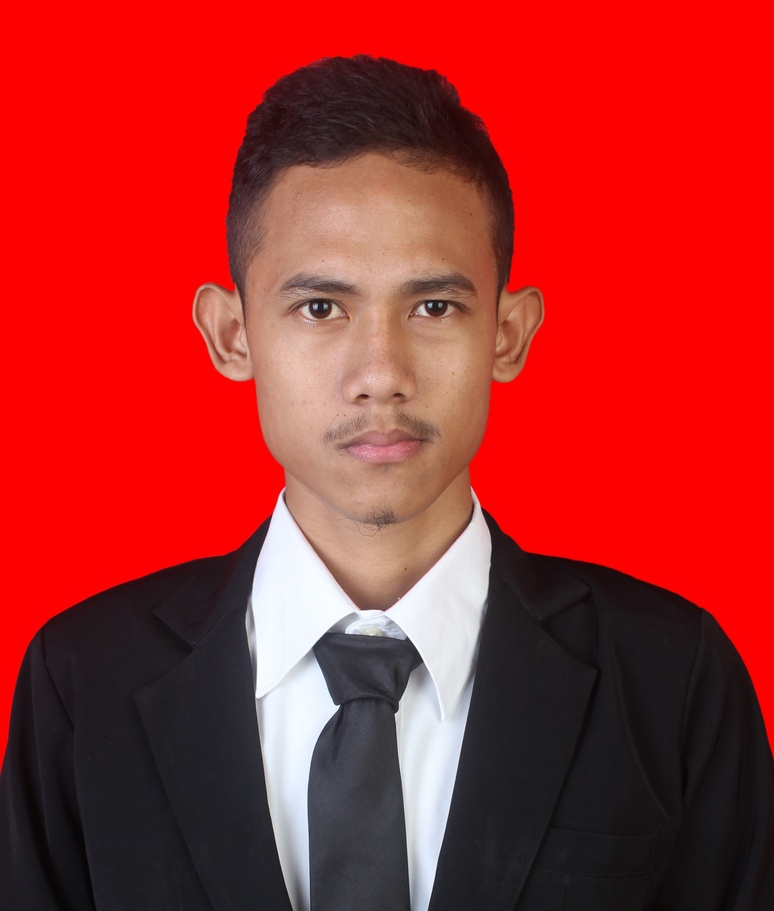
#> input picture yolodasar/fahmi.JPEG, 774 x 911 px, shrunk from 2673 x 3145 before the run
$ python detectfoto.py
#> lines starting #> are read from the running program, lines starting #| are printed output that depends on the picture; after the words box and inside, x2 and y2 are one past the last pixel; in counts of white or black regions, pixels touching at a corner belong together
import cv2

img = cv2.imread('fahmi.JPEG')
#> img is the input picture: shape (911, 774, 3); mean B, G, R 41.4, 42.5, 168.6

face = cv2.CascadeClassifier('face-detect.xml')
eye = cv2.CascadeClassifier('eye-detect.xml')

gray = cv2.cvtColor(img, cv2.COLOR_BGR2GRAY)
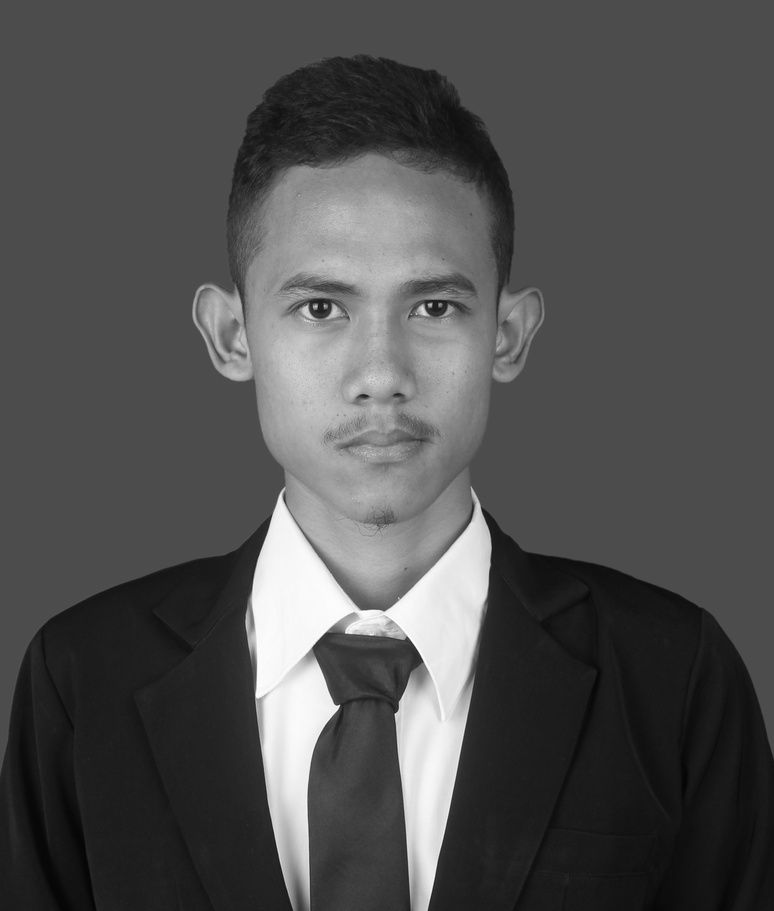
#> gray: shape (911, 774); min 5, max 255, mean 80.1

muka = face.detectMultiScale(gray, 1.3, 5)
#> muka = [[215, 182, 325, 325]]
for (x,y,w,h) in muka:
    cv2.rectangle(img, (x,y), (x+w, y+h), (0,255,0), 2)

    roi_warna = img[y:y+h, x:x+w]
    roi_gray = gray[y:y+h, x:x+w]
    mata = eye.detectMultiScale(roi_gray, 1.5, 3)
    for (mx,my,mw,mh) in mata:
        cv2.rectangle(roi_warna, (mx,my), (mx+mw, my+mh), (255, 255, 0), 1)
#> this loop made 1 pass
#> pass 1, `roi_warna = img[y:y+h, x:x+w]`:
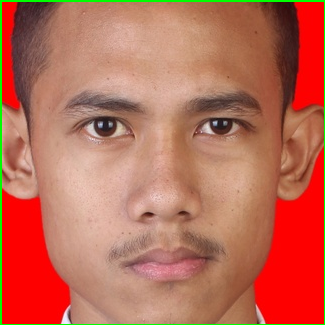
#> roi_warna: shape (325, 325, 3); mean B, G, R 85.4, 106.6, 187.8
#> pass 1, `roi_gray = gray[y:y+h, x:x+w]`:
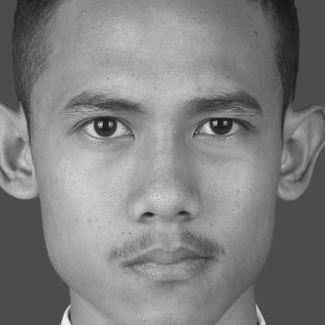
#> roi_gray: shape (325, 325); min 22, max 241, mean 127.5
#> after the loop:
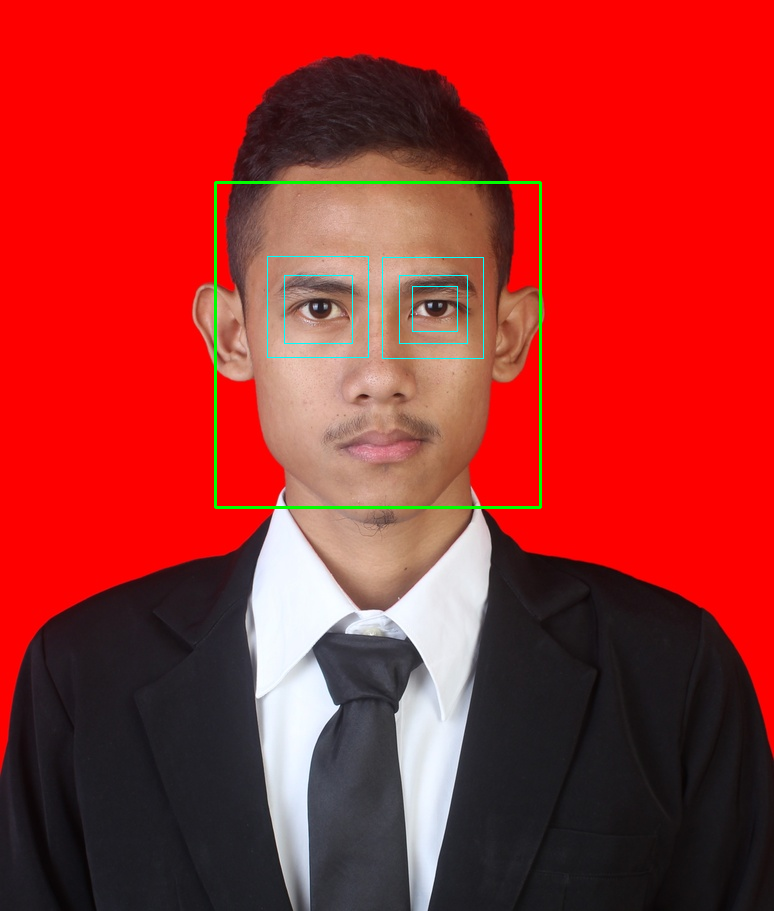
#> img: shape (911, 774, 3); 0.77% of pixels changed, all inside (x1, y1, x2, y2) = (214, 181, 542, 509)
#> after the loop:
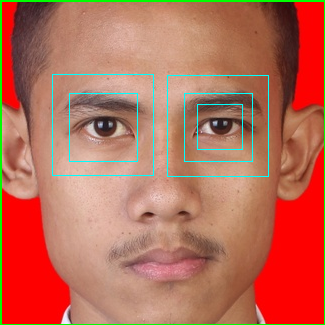
#> roi_warna: shape (325, 325, 3); 1.45% of pixels changed, all inside (x1, y1, x2, y2) = (52, 74, 269, 177)


cv2.imshow('Foto Normal', img)
cv2.waitKey(0)
cv2.destroyAllWindows()
